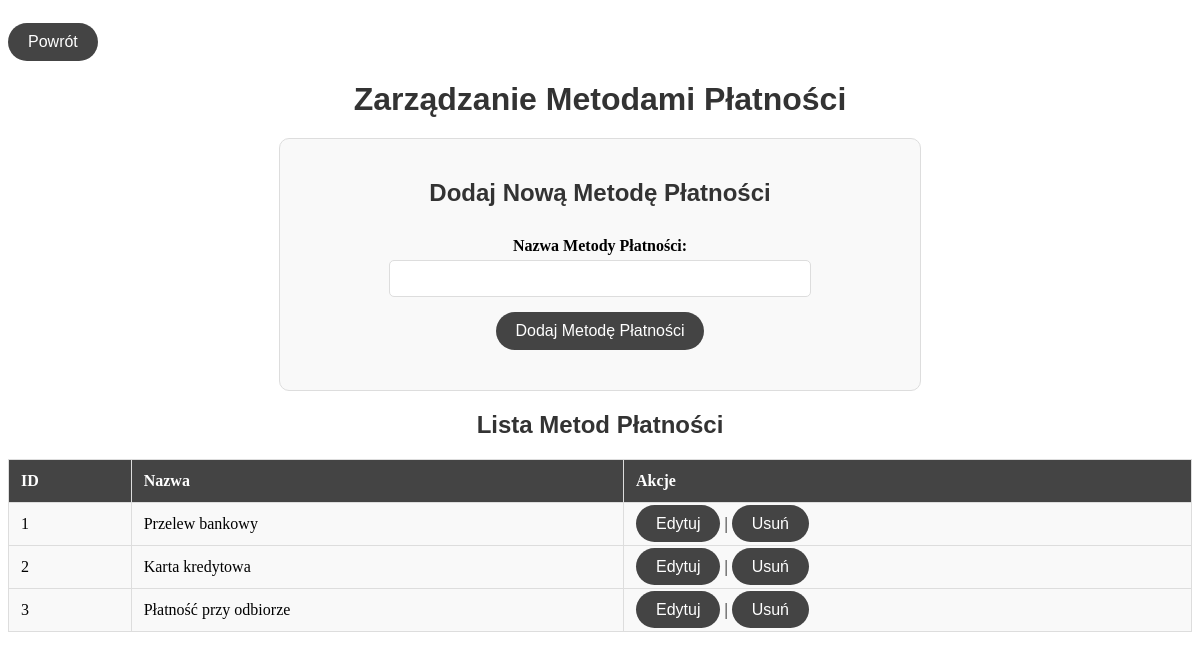
/payment_methods.php, run on the app's committed database.
### tables this page shows
CREATE TABLE `payment_methods` (
  `id` int(11) NOT NULL,
  `name` varchar(50) NOT NULL
);

### payment_methods.php (the view, shortened to what this page needs)
<?php
require_once 'database.php';
$payment_methods_result = $pdo->query("SELECT * FROM payment_methods");
?>
<!DOCTYPE html>
<html lang="pl">
<head>
    <link rel="stylesheet" href="styling.css">
</head>
<body>
<button class="przenies" onclick="window.location.href='admin.php'">Powrót</button>
<h1>Zarządzanie Metodami Płatności</h1>
<div class="form-container">
    <h2>Dodaj Nową Metodę Płatności</h2>
    <form action="payment_methods.php" method="POST">
        <label for="name">Nazwa Metody Płatności:</label>
        <input type="text" id="name" name="name" required>
        <button type="submit" name="add_payment_method">Dodaj Metodę Płatności</button>
    </form>
</div>
<h2>Lista Metod Płatności</h2>
<table>
    <thead>
        <tr>
            <th>ID</th>
            <th>Nazwa</th>
            <th>Akcje</th>
        </tr>
    </thead>
    <tbody>
        <?php while ($method = $payment_methods_result->fetch(PDO::FETCH_ASSOC)): ?>
            <tr>
                <td><?php echo $method['id']; ?></td>
                <td><?php echo htmlspecialchars($method['name']); ?></td>
                <td>
                    <a class='odsylacz'href="payment_methods.php?edit=<?php echo $method['id']; ?>">Edytuj</a> |
                    <a class='odsylacz' href="payment_methods.php?delete=<?php echo $method['id']; ?>" onclick="return confirm('Czy na pewno chcesz usunąć tę metodę płatności?');">Usuń</a>
                </td>
            </tr>
        <?php endwhile; ?>
    </tbody>
</table>
</body>
</html>

### styling.css (style rules this page uses)
h1, h2 { font-family: 'Arial', sans-serif; color: #333; text-align: center; margin: 20px 0; }
table { width: 100%; border-collapse: collapse; margin: 20px 0; }
th, td { padding: 12px; border: 1px solid #ddd; text-align: left; }
th { background-color: #444; color: #fff; font-weight: bold; }
td { background-color: #f9f9f9; }
form { margin: 20px 0; display: flex; flex-direction: column; align-items: center; }
label { font-weight: bold; margin-top: 10px; }
input[type="text"], input[type="number"], input[type="date"], select, textarea { width: 100%; max-width: 400px; padding: 10px; margin-top: 5px; border: 1px solid #ddd; border-radius: 5px; }
button, input[type="submit"] { background-color: #444; color: #ffffff; border-radius: 20px; border: none; padding: 10px 20px; font-size: 16px; margin-top: 15px; cursor: pointer; transition: background-color 0.3s; }
.form-container { width: 100%; max-width: 600px; margin: 20px auto; padding: 20px; border: 1px solid #ddd; border-radius: 10px; background-color: #f9f9f9; }
a[class='odsylacz'] { background-color: #444; color: #ffffff; border-radius: 20px; border: none; padding: 10px 20px; font-size: 16px; margin-top: 15px; cursor: pointer; transition: background-color 0.3s; text-decoration: none; font-family: 'Arial', sans-serif; }

### data on the page
payment_methods: id "1", name "Przelew bankowy"
payment_methods: id "2", name "Karta kredytowa"
payment_methods: id "3", name "Płatność przy odbiorze"
